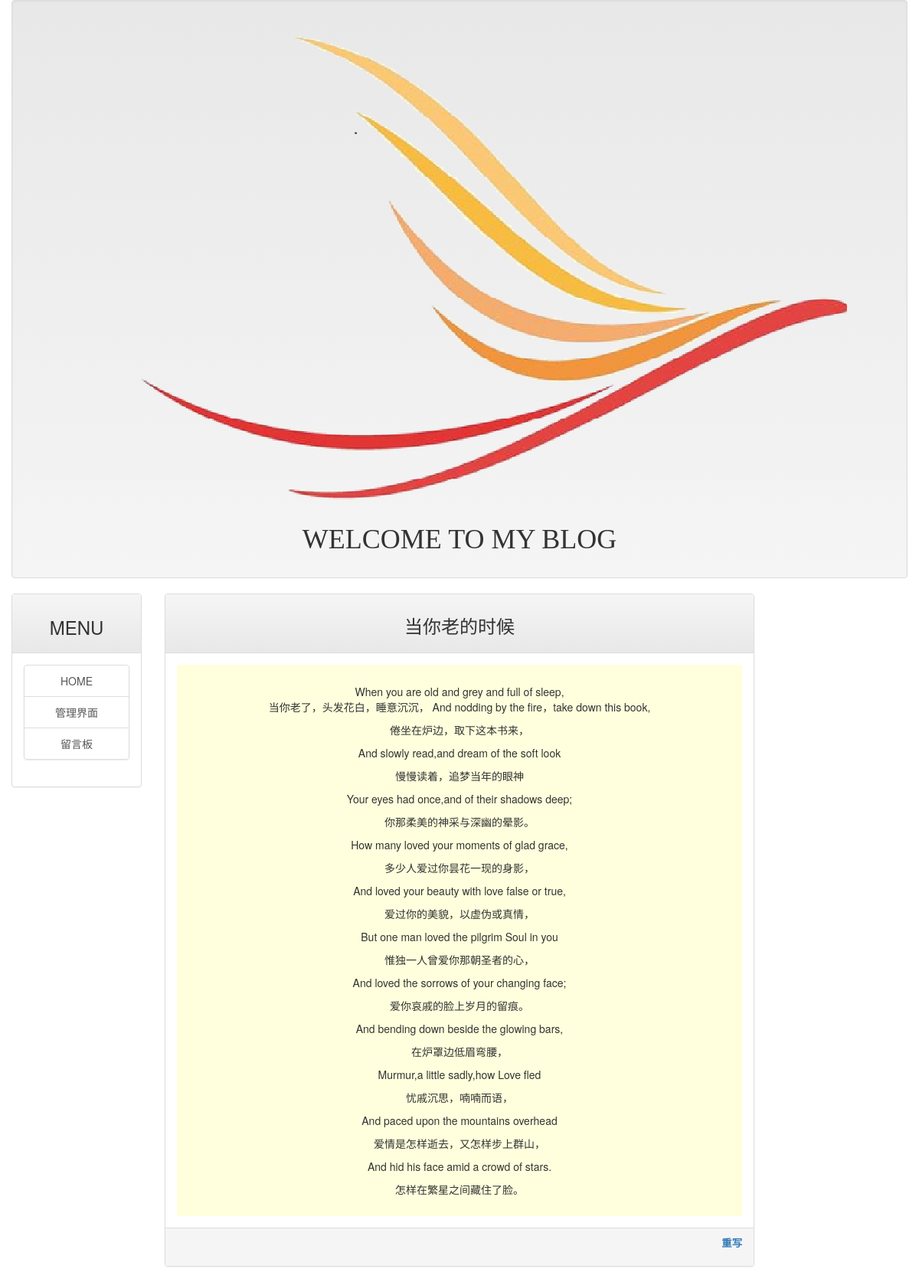
The page /post/3 on the database as committed earlier.
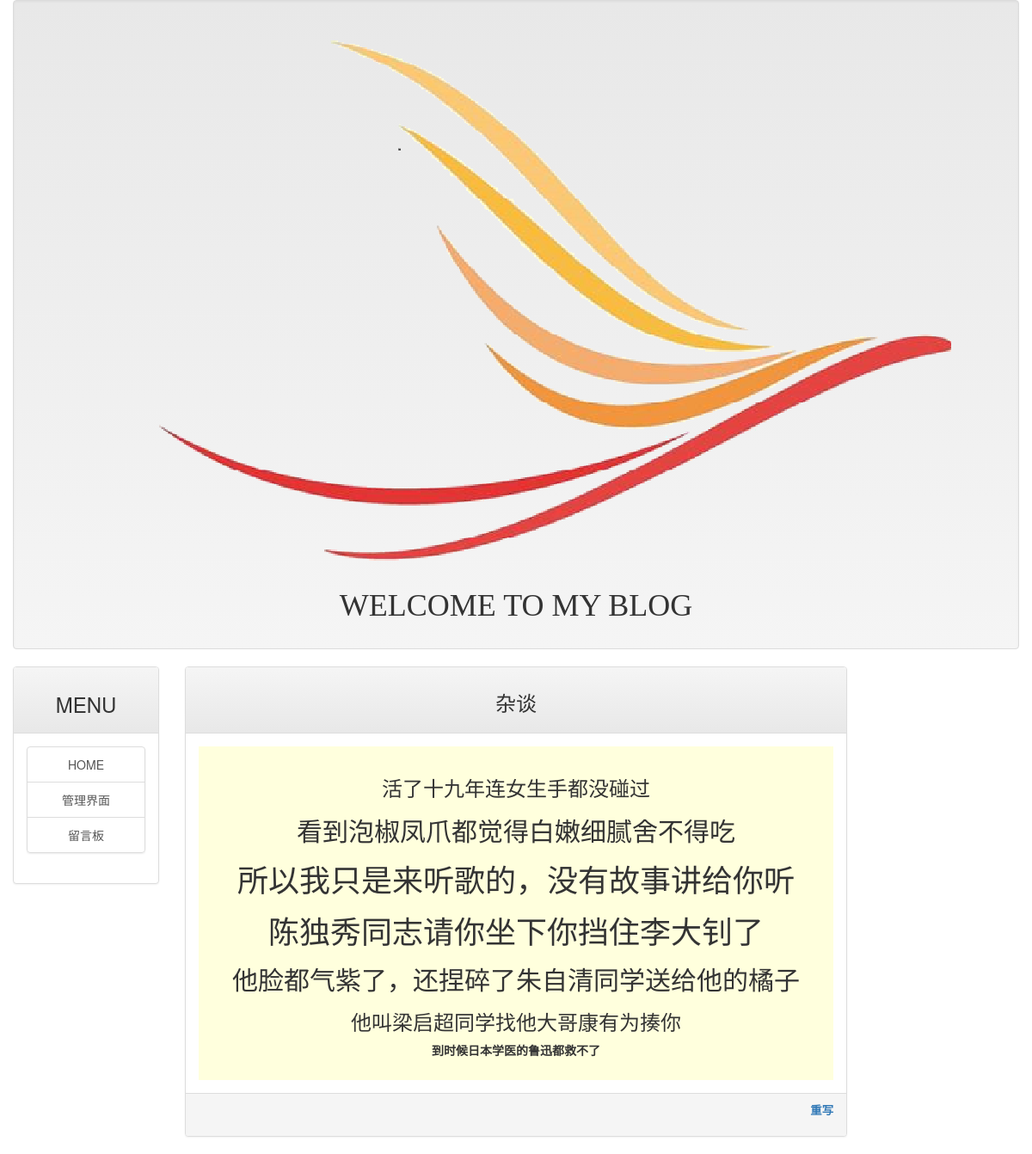
The same page on the database as committed later.
### mainsite/models.py (models this page shows, shortened)
class Post(models.Model):
    title = models.CharField(max_length=200)
    slug = models.CharField(max_length=200)
    body = models.TextField(blank=True)
    pub_date = models.DateTimeField(default=timezone.now)
    class Meta:
        ordering = ("-pub_date",)

### mainsite/views.py (the view)
# urls.py: url(r'^post/(\w+|.+)$', showpost),
def showpost(request,id):
    template = get_template('post.html')
    try:
        post = Post.objects.get(id=id)
        if post != None:
            html = template.render(locals())
            return HttpResponse(html)
    except:
        return redirect('/')  # 发生例外时直接返回首页

### templates/post.html (shortened to what this page needs)
{% extends 'base.html' %}
{% load markdown_deux_tags%}
{% block headmessage %}
    <h3 style = 'font-family: 微软雅黑;' align="center"> {{post.title}} </h3>
{% endblock %}
{% block content %}
<div class="panel-body" style="background-color:#ffffdd " align='center'>
    <p style = 'font-family:微软雅黑;font-size: 14pt;letter-spacing: 2pt;' >
        {{post.body|markdown}}
    </p>
</div>
{% endblock %}

Rows that differ between the two databases and show on the page:
changed Post: title "当你老的时候" → "杂谈"; body "When you are old and grey and full of sleep, 当你老了，头发花白，睡意沉沉， And nodding by the fire，take down this book, 倦坐在炉边，取下这本书来， And slowly read,and dream of the soft look 慢慢读着，追梦当年的眼神 Your eyes had once,and of their shadows deep; 你那柔美的神采与深幽的晕影。 How many loved your moments of glad grace, 多少人爱过你昙花一现的身影， And loved your beauty with love false or true, 爱过你的美貌，以虚伪或真情， But one man loved the pilgrim Soul in you 惟独一人曾爱你那朝圣者的心， And loved the sorrows of your changing face; 爱你哀戚的脸上岁月的留痕。 And bending down beside the glowing bars, 在炉罩边低眉弯腰， Murmur,a little sadly,how Love fled 忧戚沉思，喃喃而语， And paced upon the mountains overhead 爱情是怎样逝去，又怎样步上群山， And hid his face amid a crowd of stars. 怎样在繁星之间藏住了脸。" → "活了十九年连女生手都没碰过 看到泡椒凤爪都觉得白嫩细腻舍不得吃 所以我只是来听歌的，没有故事讲给你听 陈独秀同志请你坐下你挡住李大钊了 他脸都气紫了，还捏碎了朱自清同学送给他的橘子 他叫梁启超同学找他大哥康有为揍你 到时候日本学医的鲁迅都救不了"
